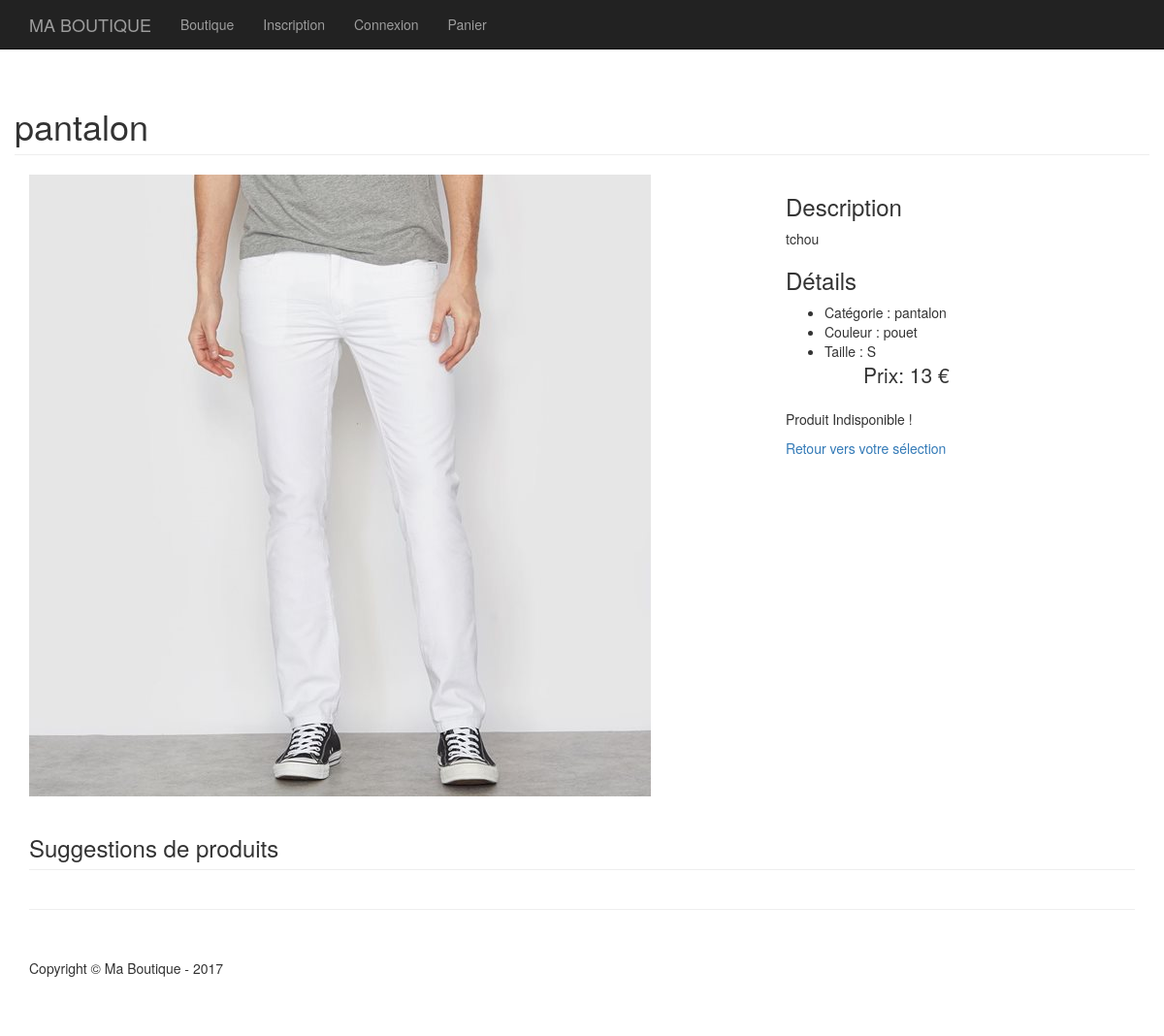
Page /fiche_produit.php?id_produit=1 on the committed database.
### tables this page shows
CREATE TABLE `produit` (
  `id_produit` int(3) NOT NULL,
  `reference` varchar(20) NOT NULL,
  `categorie` varchar(20) NOT NULL,
  `titre` varchar(100) NOT NULL,
  `description` text NOT NULL,
  `couleur` varchar(20) NOT NULL,
  `taille` varchar(5) NOT NULL,
  `public` enum('m','f','mixte') NOT NULL,
  `photo` varchar(250) NOT NULL,
  `prix` int(3) NOT NULL,
  `stock` int(3) NOT NULL
);

### inc/fonction.inc.php (called while the page is built, shortened)
<?php
function executeRequete($req, $param = array()){
    if(!empty($param)){
        foreach($param as $indice => $valeur){
            $param[$indice] = htmlspecialchars($valeur, ENT_QUOTES);
        }
    }
global $pdo;
$r = $pdo->prepare($req);
$succes = $r->execute($param);
return $r;
}

### inc/init.inc.php (called while the page is built, shortened)
<?php
$pdo = new PDO('mysql:host=localhost;dbname=site', 'root', '', array(PDO::ATTR_ERRMODE => PDO::ERRMODE_WARNING, PDO::MYSQL_ATTR_INIT_COMMAND => 'SET NAMES utf8'));
$contenu = '';
require_once('fonction.inc.php');

### fiche_produit.php (the view, shortened to what this page needs)
<?php
require_once('inc/init.inc.php');
if(isset($_GET['id_produit'])){
    $resultat = executeRequete("SELECT * FROM produit WHERE id_produit = :id_produit", array(':id_produit' => $_GET['id_produit']));
    $produit = $resultat->fetch(PDO::FETCH_ASSOC);
    $contenu .= '<div class="row">
                    <div class="col-lg-12">
                        <h1 class="page-header">'. $produit['titre'] .'</h1>
                        </div>
                </div>';
    $contenu .= '<div class="col-md-8">
                        <img src="'. $produit['photo'] .'" alt="" class="img-responsive">
                </div>';
    $contenu .= '<div class="col-md-4">
                    <h3>Description</h3>
                    <p>'. $produit['description'] .'</p>
                    <h3>Détails</h3>
                    <ul>
                        <li>Catégorie : '. $produit['categorie'] .'</li>
                        <li>Couleur : '. $produit['couleur'] .'</li>
                        <li>Taille : '. $produit['taille'] .'</li>
                    <ul>
                    <p class="lead">Prix: '. $produit['prix'] .' €</p>
                </div>';
    $contenu .= '<div class="col-md-4">';
        if($produit['stock'] > 0){
            $contenu .= '<form method="post action="panier.php">';
                $contenu .='<input type="hidden" name="id_produit" value="'. $produit['id_produit'] .'">';
            $contenu .= '<select name="quantite" class="form-group-sm form-control-static">';
                for($i = 1; $i <= $produit['stock'] && $i <= 5; $i++){
                    $contenu .= "<option>$i</option>";
                }
            $contenu .= '</select>';
            $contenu .= '<input type="submit" name="ajout_panier" value="ajouter au panier" class="btn">';
            $contenu .= '</form>';
        } else{
            $contenu .= '<p>Produit Indisponible !</p>';
        }
    $contenu .= '<p><a href="boutique.php?categorie='. $produit['categorie'] .'">Retour vers votre sélection</a></p>';
    $contenu .= '</div>';
} else {
    header('location:boutique.php');
    exit();
}
require_once 'inc/haut.inc.php';
?>
    <div class="row">
        <?php echo $contenu; ?>
    </div>
    <div class="row">
        <div class="col-lg-12">
            <h3 class="page-header">Suggestions de produits</h3>
        </div>
    </div>
<?php
require_once 'inc/bas.inc.php';

### inc/css/shop-homepage.css (style rules this page uses)
body { padding-top: 70px; }

### inc/css/portfolio-item.css (style rules this page uses)
body { padding-top: 70px; }

### rows in the picture
produit: titre "pantalon", photo (picture), description "tchou", categorie "pantalon", couleur "pouet", taille "S", prix "13"
